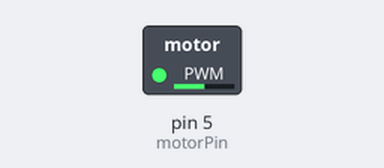
Simulated run of this sketch. Board: Arduino Uno, built with avr-gcc and run on an emulated ATmega328P. On the bench: switched loads named in the sketch (green lamp = pin HIGH).

Above: at 0.1 s.
Timing chart, 0 to 1.6 s (numbered marks = the images above):
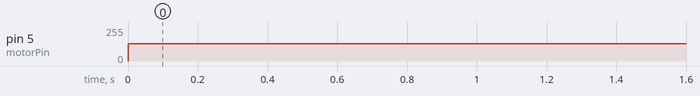

Measured:
- by itself, pin 5 (motorPin): 0/255 → 128/255 at 0.00 s

The sketch:

basic_motor_test.ino
```cpp
//Tests the motor basic functionality. Rotates motor single
//direction at 50%

int motorPin = 5;

void setup() {
  pinMode(motorPin, OUTPUT);
}

void loop() {
  analogWrite(motorPin, 128);
}
```
